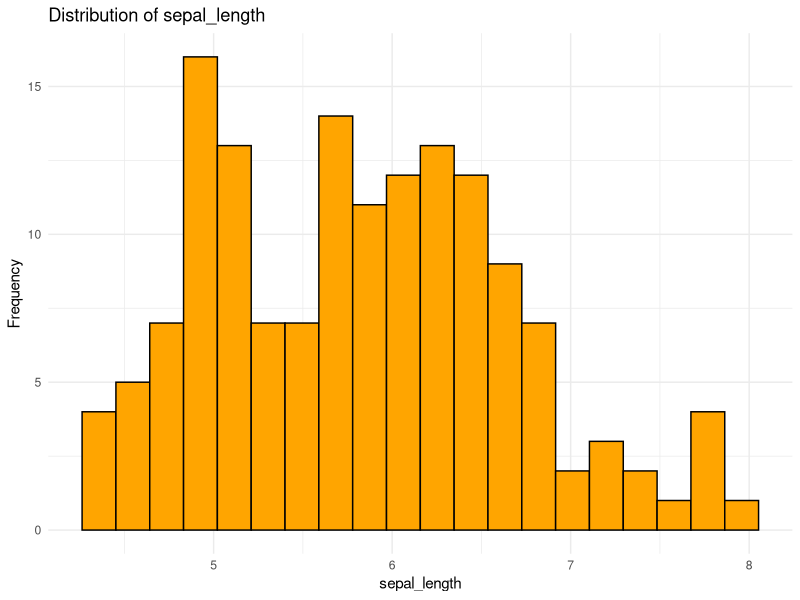
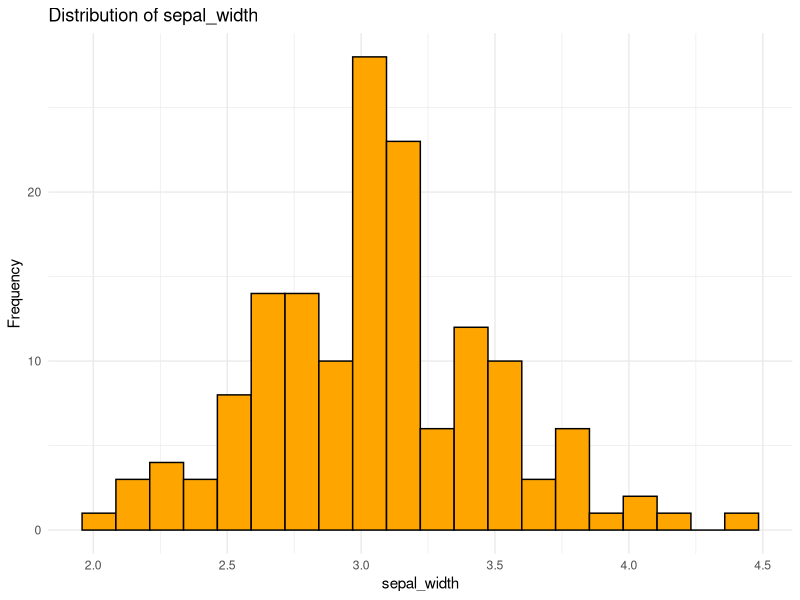
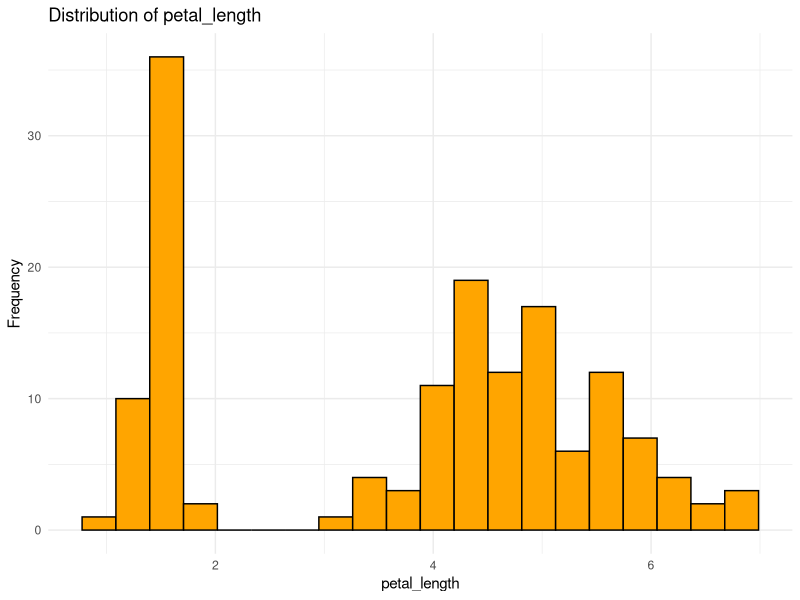
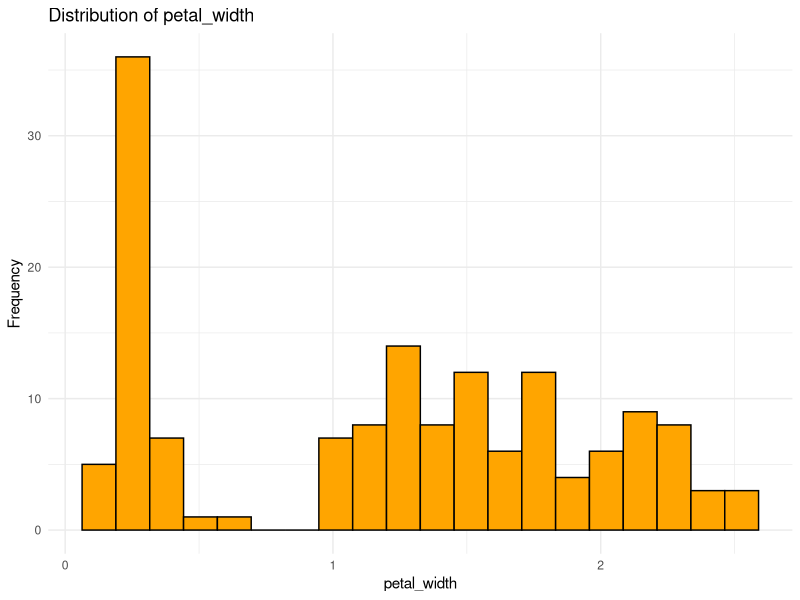
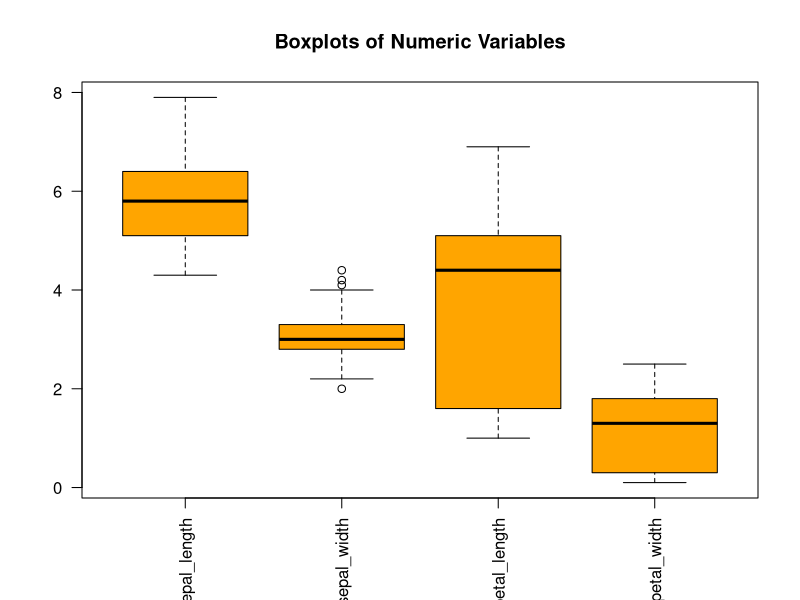

Source code (R) for these figures, in order:
# Task 1: Data Cleaning and Preliminary Analysis with R
# Dataset: iris_with_missing.csv

# 1. Install packages if needed (run once)
# install.packages("ggplot2")

# 2. Load packages
library(ggplot2)

# 3. Load dataset (keep CSV in the same folder as this script)
data <- read.csv("iris_with_missing.csv", stringsAsFactors = FALSE)

# 4. Inspect the dataset
cat("---- Structure ----\\n")
str(data)
cat("\\n---- First 6 rows ----\\n")
print(head(data))
cat("\\n---- Summary before cleaning ----\\n")
print(summary(data))

# 5. Missing-value analysis
cat("\\n---- Missing values by column ----\\n")
print(colSums(is.na(data)))

# Fill missing numeric values with the median of each column
numeric_cols <- names(data)[sapply(data, is.numeric)]
for (col in numeric_cols) {
  data[[col]][is.na(data[[col]])] <- median(data[[col]], na.rm = TRUE)
}

# Fill missing categorical values with the most frequent value (mode)
mode_value <- function(x) {
  x_non_missing <- x[!is.na(x) & x != ""]
  if (length(x_non_missing) == 0) return("Unknown")
  names(sort(table(x_non_missing), decreasing = TRUE))[1]
}
categorical_cols <- names(data)[sapply(data, function(x) is.character(x) || is.factor(x))]
for (col in categorical_cols) {
  data[[col]][is.na(data[[col]]) | data[[col]] == ""] <- mode_value(data[[col]])
}

# 6. Remove duplicate rows
data <- data[!duplicated(data), ]

# 7. Outlier detection using the IQR rule (numeric columns)
outlier_counts <- sapply(numeric_cols, function(col) {
  x <- data[[col]]
  q1 <- quantile(x, 0.25, na.rm = TRUE)
  q3 <- quantile(x, 0.75, na.rm = TRUE)
  iqr_value <- IQR(x, na.rm = TRUE)
  sum(x < (q1 - 1.5 * iqr_value) | x > (q3 + 1.5 * iqr_value), na.rm = TRUE)
})
cat("\\n---- Outlier counts (IQR rule) ----\\n")
print(outlier_counts)

# 8. Normalize numeric columns using min-max scaling
normalized_data <- data
for (col in numeric_cols) {
  min_value <- min(data[[col]], na.rm = TRUE)
  max_value <- max(data[[col]], na.rm = TRUE)
  if (max_value != min_value) {
    normalized_data[[col]] <- (data[[col]] - min_value) / (max_value - min_value)
  } else {
    normalized_data[[col]] <- 0
  }
}

# 9. Encode categorical columns as factors
for (col in categorical_cols) {
  data[[col]] <- as.factor(data[[col]])
}

# 10. Exploratory Data Analysis
cat("\\n---- Summary after cleaning ----\\n")
print(summary(data))
cat("\\n---- Data dimensions ----\\n")
print(dim(data))

# Correlation matrix for numeric variables
if (length(numeric_cols) >= 2) {
  correlation_matrix <- cor(data[, numeric_cols, drop = FALSE], use = "complete.obs")
  cat("\\n---- Correlation matrix ----\\n")
  print(round(correlation_matrix, 3))
  write.csv(correlation_matrix, "correlation_matrix.csv")
}

# 11. Visualizations (save plots as PNG)
for (col in numeric_cols) {
  p <- ggplot(data, aes(x = .data[[col]])) +
    geom_histogram(bins = 20, fill = "orange", color = "black") +
    labs(title = paste("Distribution of", col), x = col, y = "Frequency") +
    theme_minimal()
  ggsave(paste0("histogram_", col, ".png"), plot = p, width = 7, height = 5)
}

# Boxplots for numeric columns
if (length(numeric_cols) > 0) {
  png("numeric_boxplots.png", width = 1000, height = 700)
  boxplot(data[, numeric_cols, drop = FALSE], main = "Boxplots of Numeric Variables",
          col = "orange", las = 2)
  dev.off()
}

# Iris-specific scatter plot (if expected columns exist)
if (all(c("Sepal.Length", "Petal.Length") %in% names(data))) {
  p <- ggplot(data, aes(x = Sepal.Length, y = Petal.Length)) +
    geom_point(color = "darkorange", alpha = 0.7) +
    labs(title = "Sepal Length vs Petal Length") +
    theme_minimal()
  ggsave("sepal_vs_petal_scatter.png", plot = p, width = 7, height = 5)
}

# 12. Save cleaned and normalized datasets
write.csv(data, "iris_cleaned.csv", row.names = FALSE)
write.csv(normalized_data, "iris_normalized.csv", row.names = FALSE)

cat("\\nAnalysis complete! Files saved: iris_cleaned.csv, iris_normalized.csv, plots, and correlation_matrix.csv (if applicable).\\n")
